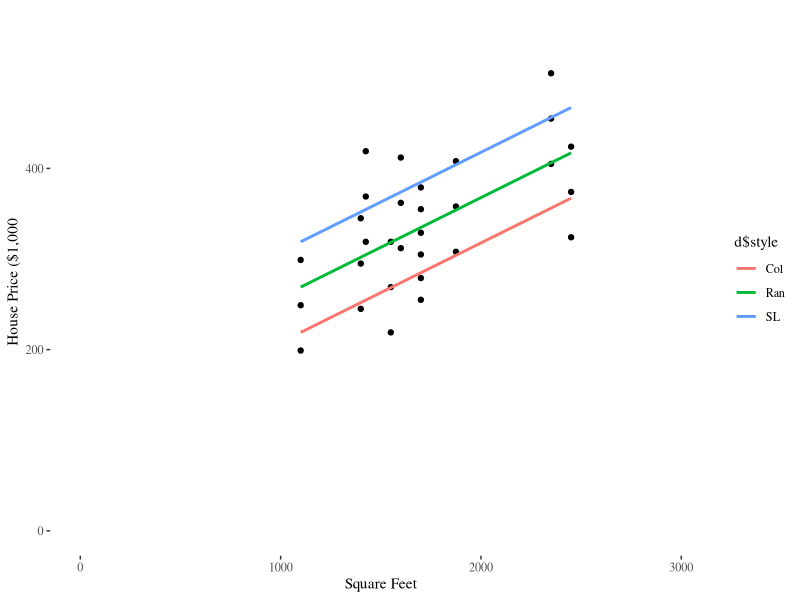

Recreate this plot in R.
## ---- chunk 1
library(tufte)
require(dplyr)
require(tidyr)
require(ggplot2)
require(ggthemes)
require(knitr)
require(tibble)

# invalidate cache when the tufte version changes
knitr::opts_chunk$set(tidy = FALSE, cache.extra = packageVersion('tufte'))
options(htmltools.dir.version = FALSE)
## ---- chunk 2
a <- tibble(sales=c(350,460,350,430,350,380,430,470,450,490,340,300,440,450,300))
b <- tibble(price=c(5.5,7.5,8.0,8.0,6.8,7.5,4.5,6.4,7.0,5.0,7.2,7.9,5.9,5.0,7.0))
c <- tibble(ads=c(3.3,3.3,3.0,4.5,3.0,4.0,3.0,3.7,3.5,4.0,3.5,3.2,4.0,3.5,2.7))
d <- bind_cols(a,b,c)
kable(d, col.names = c("Pie Sales", "Price", "Advertising (000"))
## ---- chunk 3
a <- tibble(c(245,312,279,308,199,219,405,324,319,255))
colnames(a) <- "a"
a1 <- tibble(a$a +100)
a2 <- tibble(a$a + 50)
colnames(a1) <- "a"
colnames(a2) <- "a"
a4 <- bind_rows(a, a1, a2)
a <- a4
b <- tibble(c(1400,1600,1700,1875,1100,1550,2350,2450,1425,1700))
b <- bind_rows(b,b,b)


e <- tibble(as.factor(c(rep("Col",10),rep("SL",10),rep("Ran",10))))
c <- tibble(as.factor(c(rep(1,10), rep(0,20))))
g <- tibble(as.factor(c(rep(0,10),rep(1,10),rep(0,10))))
d <- bind_cols(e,a,b,c,g)
colnames(d) <- c("style","price", "sqft", "Col", "SL")
kable(d, col.names = c("Style","House Price in $1000s (Y)", "Square Feet (X)","Col", "SL"),caption = "Housing Data")
lm2 <- lm(d$price ~ d$sqft )
summary(lm2)

lm2 <- lm(d$price ~ d$sqft + d$style )
summary(lm2)

lm2 <- lm(d$price ~ d$sqft + d$Col + d$SL)
summary(lm2)

ggplot(d, (aes(x=sqft, y=price))) + geom_point() + xlab("Square Feet") + ylab("House Price ($1,000") + theme_tufte() +
  stat_smooth(method = "lm",se=FALSE, aes( group = d$style, color = d$style )) +xlim(0,3000) +ylim(0,550)
